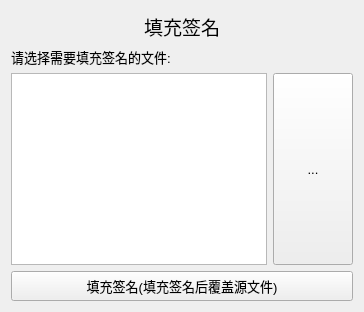
              <widget class="QWidget" name="signature_fill_2">
               <layout class="QVBoxLayout" name="verticalLayout_5">
                <item>
                 <widget class="QLabel" name="title_2">
                  <property name="minimumSize">
                   <size>
                    <width>0</width>
                    <height>30</height>
                   </size>
                  </property>
                  <property name="font">
                   <font>
                    <pointsize>14</pointsize>
                    <weight>50</weight>
                    <italic>false</italic>
                    <bold>false</bold>
                    <kerning>true</kerning>
                   </font>
                  </property>
                  <property name="mouseTracking">
                   <bool>true</bool>
                  </property>
                  <property name="text">
                   <string>填充签名</string>
                  </property>
                  <property name="textFormat">
                   <enum>Qt::AutoText</enum>
                  </property>
                  <property name="alignment">
                   <set>Qt::AlignCenter</set>
                  </property>
                  <property name="wordWrap">
                   <bool>false</bool>
                  </property>
                 </widget>
                </item>
                <item>
                 <widget class="QLabel" name="path_label">
                  <property name="font">
                   <font>
                    <pointsize>10</pointsize>
                    <weight>50</weight>
                    <italic>false</italic>
                    <bold>false</bold>
                    <kerning>true</kerning>
                   </font>
                  </property>
                  <property name="text">
                   <string>请选择需要填充签名的文件:</string>
                  </property>
                 </widget>
                </item>
                <item>
                 <layout class="QHBoxLayout" name="horizontalLayout_10">
                  <item>
                   <widget class="QListWidget" name="sig_file_list">
                    <property name="font">
                     <font>
                      <pointsize>10</pointsize>
                      <weight>50</weight>
                      <italic>false</italic>
                      <bold>false</bold>
                     </font>
                    </property>
                   </widget>
                  </item>
                  <item>
                   <widget class="QPushButton" name="choice_sig_path">
                    <property name="sizePolicy">
                     <sizepolicy hsizetype="Minimum" vsizetype="Expanding">
                      <horstretch>0</horstretch>
                      <verstretch>0</verstretch>
                     </sizepolicy>
                    </property>
                    <property name="minimumSize">
                     <size>
                      <width>75</width>
                      <height>0</height>
                     </size>
                    </property>
                    <property name="font">
                     <font>
                      <pointsize>10</pointsize>
                      <weight>50</weight>
                      <italic>false</italic>
                      <bold>false</bold>
                     </font>
                    </property>
                    <property name="text">
                     <string>...</string>
                    </property>
                   </widget>
                  </item>
                 </layout>
                </item>
                <item>
                 <widget class="QPushButton" name="run_signature">
                  <property name="sizePolicy">
                   <sizepolicy hsizetype="Expanding" vsizetype="Fixed">
                    <horstretch>0</horstretch>
                    <verstretch>0</verstretch>
                   </sizepolicy>
                  </property>
                  <property name="minimumSize">
                   <size>
                    <width>0</width>
                    <height>30</height>
                   </size>
                  </property>
                  <property name="font">
                   <font>
                    <pointsize>10</pointsize>
                    <weight>50</weight>
                    <italic>false</italic>
                    <bold>false</bold>
                   </font>
                  </property>
                  <property name="text">
                   <string>填充签名(填充签名后覆盖源文件)</string>
                  </property>
                 </widget>
                </item>
               </layout>
              </widget>
